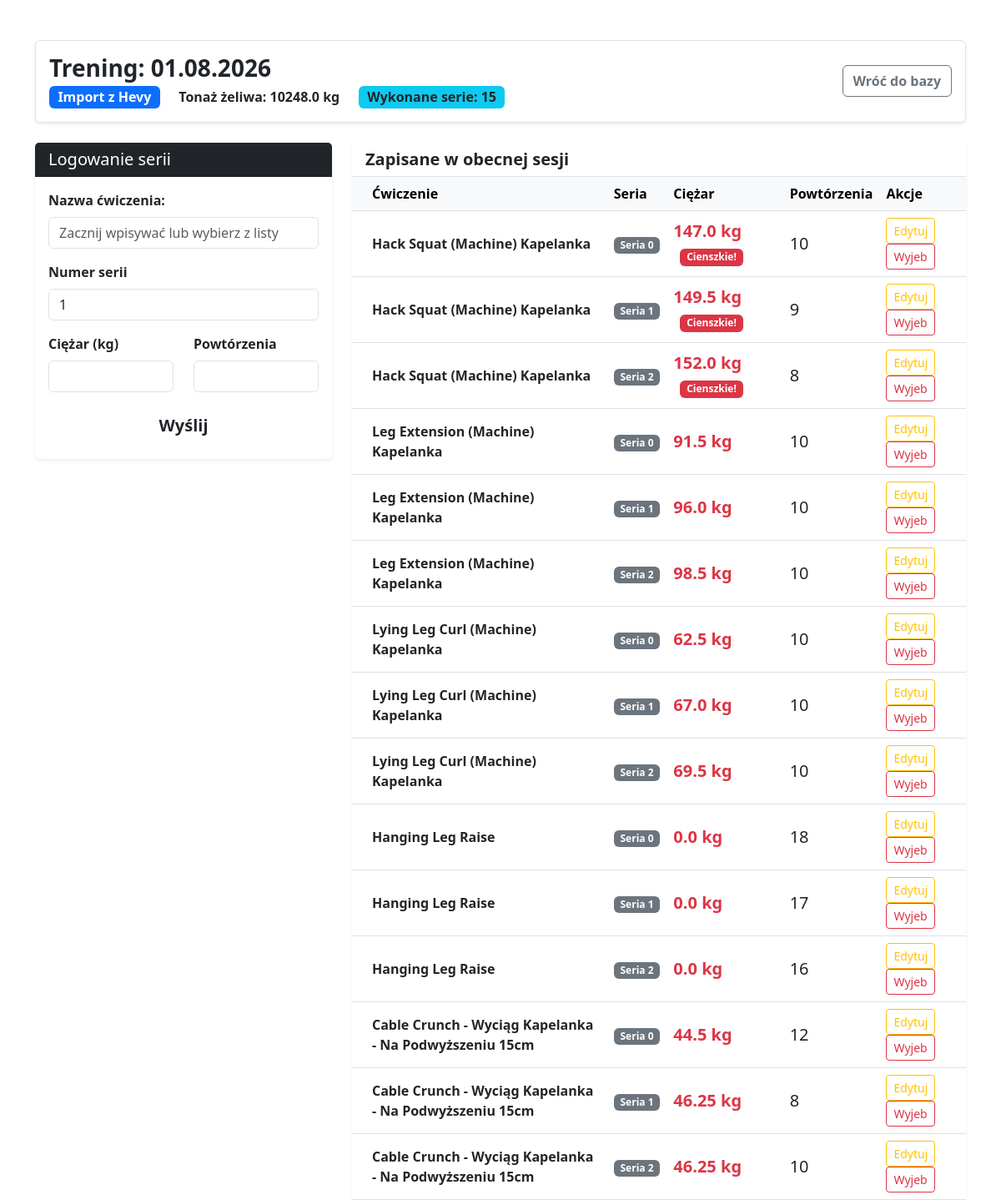
/trening/16/ (signed in), run on the app's committed database.
### workout/models.py (models this page shows, shortened)
class Workout(models.Model):
    date = models.DateField()
    target_muscle = models.CharField(max_length=50)
    @property
    def total_tonnage(self):
        return sum(seria.weight * seria.reps for seria in self.sets.all())

class TrainingSet(models.Model):
    workout = models.ForeignKey(Workout, on_delete=models.CASCADE, related_name='sets')
    exercise = models.CharField(max_length=100, default="Nieznane")
    set_number = models.PositiveIntegerField(default=1, verbose_name="Numer serii")
    weight = models.FloatField()
    reps = models.IntegerField()

### workout/views.py (the view)
# urls.py: path('trening/<int:pk>/', views.workout_detail, name='workout_detail'),
@login_required
def workout_detail(request, pk):
     workout = get_object_or_404(Workout, pk=pk)
     unique_exercises = TrainingSet.objects.values_list('exercise', flat=True).distinct()
     if request.method == 'POST':
          form = TrainingSetForm(request.POST)
          if form.is_valid():
               new_set = form.save(commit=False)
               new_set.workout = workout
               new_set.save()
               return redirect('workout_detail', pk=workout.pk)
     else:
          form = TrainingSetForm()
     context = {
          'workout': workout,
          'unique_exercises': unique_exercises,
          'form': form,
          'sets': workout.sets.all().order_by('id') # Wyciągamy dodane już serie
     }
     return render(request, 'workout/workout_detail.html', context)

### workout/forms.py
class TrainingSetForm(forms.ModelForm):
    class Meta:
        model = TrainingSet
        fields = ['exercise', 'set_number', 'weight', 'reps']
        widgets = {
            'exercise': forms.TextInput(attrs={'class': 'form-control', 'placeholder': 'np. Klatka i Niceps'}),
            'set_number': forms.NumberInput(attrs={'class': 'form-control'}),
            'weight': forms.NumberInput(attrs={'class': 'form-control', 'step': '0.5'}), # Pozwólmy na połowki kilogramów
            'reps': forms.NumberInput(attrs={'class': 'form-control'}),
        }

### workout/templates/workout/workout_detail.html (shortened to what this page needs)
<!DOCTYPE html>
<hmtl lang="pl">
    <head>
        <link href="https://cdn.jsdelivr.net/npm/bootstrap@5.3.0/dist/css/bootstrap.min.css" rel="stylesheet">
    </head>
        <body class="bd-light">
            <div class="container mt-5">
                 <div class="row mb-4">
                    <div class="col-12">
                        <div class="d-flex justify-content-between align-items-center bg-white p-3 rounded shadow-sm border">
                            <div>
                                <h3 class="fw-bold mb-1">Trening: {{workout.date|date:"d.m.Y"}}</h3>
                                <span class="badge bg-primary fs-6">{{workout.target_muscle}}</span>
                                <span class="badge bg-succes fs-6 ms-2 text-dark">Tonaż żeliwa: {{ workout.total_tonnage }} kg</span>
                                <span class="badge bg-info fs-6 ms-2 text-dark">Wykonane serie: {{ sets|length }}</span>
                            </div>
                            <a href="{%url 'dashboard' %}" class="btn btn-outline-secondary fw-bold">Wróć do bazy</a>
                        </div>
                    </div>
                 </div>
                 <div class="row">
                     <div class="col-md-4 mb-4">
                        <div class="card shadow-sm border-0">
                            <div class="card-header bg-dark text-white">
                                <h5 class="mb-0">Logowanie serii</h5>
                            </div>
                            <div class="card-body">
                                <form method="post">
                                <div class="mb-3">
                                    <label for="exerciseInput" class="form-label fw-bold">Nazwa ćwiczenia:</label>
                                    <input type="text" name="exercise" id="exerciseInput" class="form-control"
                                            list="exerciseOptions" placeholder="Zacznij wpisywać lub wybierz z listy" autocomplete="off" required>
                                </div>
                                <div class="mb-3">
                                    <label class="form-label fw-bold">Numer serii</label>
                                    {{ form.set_number }}
                                </div>
                                <div class="row">
                                    <div class="col-6 mb-3">
                                        <label class="form-label fw-bold">Ciężar (kg)</label>
                                        {{ form.weight }}
                                    </div>
                                    <div class="col-6 mb-3">
                                        <label class="form-label fw-bold">Powtórzenia</label>
                                        {{ form.reps }}
                                    </div>
                                </div>
                                <button type="submit" class="btn btn-succes w-100 fw-bold btn-lg">Wyślij</button>
                                </form>
                            </div>
                        </div>
                     </div>
                     <div class="col-md-8">
                        <div class="card shadow-sm border-0">
                            <div class="card-header bg-white border-bottom">
                                <h5 class="mb-0 text-dark fw-bold">Zapisane w obecnej sesji</h5>
                            </div>
                            <div class="card-body p-0">
                                <table class="table table-hover mb-0">
                                    <thead class="table-light">
                                        <tr>
                                            <th class="ps-4">Ćwiczenie</th>
                                            <th>Seria</th>
                                            <th>Ciężar</th>
                                            <th>Powtórzenia</th>
                                            <th>Akcje</th>
                                        </tr>
                                    </thead>
                                    <tbody>
                                         {% for set in sets %}
                                         <tr>
                                            <td class="ps-4 fw-semibold align-middle">{{ set.exercise }}</td>
                                            <td class="align-middle"><span class="badge bg-secondary">Seria {{ set.set_number }}</span></td>
                                            <td class="text-danger fw-bold align-middle fs-5">
                                                {{ set.weight }} kg
                                                {% if set.weight >= 100 %}
                                                <span class="badge bg-danger ms-2" style="font-size: 0.6em; vertical-align: middle;">Cienszkie!</span>
                                                {% endif %}
                                            </td>
                                            <td class="align-middle fs-5">{{ set.reps }}</td>
                                            <td class="align-middle">
                                                <a href="{% url 'edit_set' set.id %}" class="btn btn-sm btn-outline-warning" title="Edytuj">Edytuj</a>
                                                <a href="{% url 'delete_set' set.id %}" class="btn btn-sm btn-outline-danger" title="Usuń">Wyjeb</a>
                                            </td>
                                         </tr>
                                         {% endfor %}
                                    </tbody>
                                </table>
                            </div>
                        </div>
                     </div>
                 </div>
            </div>
        </body>
</hmtl>

### data on the page
Workout: date "01.08.2026", target_muscle "Import z Hevy", total_tonnage "10248.0"
TrainingSet: exercise "Hack Squat (Machine) Kapelanka", set_number "0", weight "147.0", shows "Cienszkie!", reps "10"
TrainingSet: exercise "Hack Squat (Machine) Kapelanka", set_number "1", weight "149.5", shows "Cienszkie!", reps "9"
TrainingSet: exercise "Hack Squat (Machine) Kapelanka", set_number "2", weight "152.0", shows "Cienszkie!", reps "8"
TrainingSet: exercise "Leg Extension (Machine) Kapelanka", set_number "0", weight "91.5", reps "10"
TrainingSet: exercise "Leg Extension (Machine) Kapelanka", set_number "1", weight "96.0", reps "10"
TrainingSet: exercise "Leg Extension (Machine) Kapelanka", set_number "2", weight "98.5", reps "10"
TrainingSet: exercise "Lying Leg Curl (Machine) Kapelanka", set_number "0", weight "62.5", reps "10"
TrainingSet: exercise "Lying Leg Curl (Machine) Kapelanka", set_number "1", weight "67.0", reps "10"
TrainingSet: exercise "Lying Leg Curl (Machine) Kapelanka", set_number "2", weight "69.5", reps "10"
TrainingSet: exercise "Hanging Leg Raise", set_number "0", weight "0.0", reps "18"
TrainingSet: exercise "Hanging Leg Raise", set_number "1", weight "0.0", reps "17"
TrainingSet: exercise "Hanging Leg Raise", set_number "2", weight "0.0", reps "16"
TrainingSet: exercise "Cable Crunch - Wyciąg Kapelanka - Na Podwyższeniu 15cm", set_number "0", weight "44.5", reps "12"
TrainingSet: exercise "Cable Crunch - Wyciąg Kapelanka - Na Podwyższeniu 15cm", set_number "1", weight "46.25", reps "8"
TrainingSet: exercise "Cable Crunch - Wyciąg Kapelanka - Na Podwyższeniu 15cm", set_number "2", weight "46.25", reps "10"

### other printed values
{{ sets|length }} "15"
